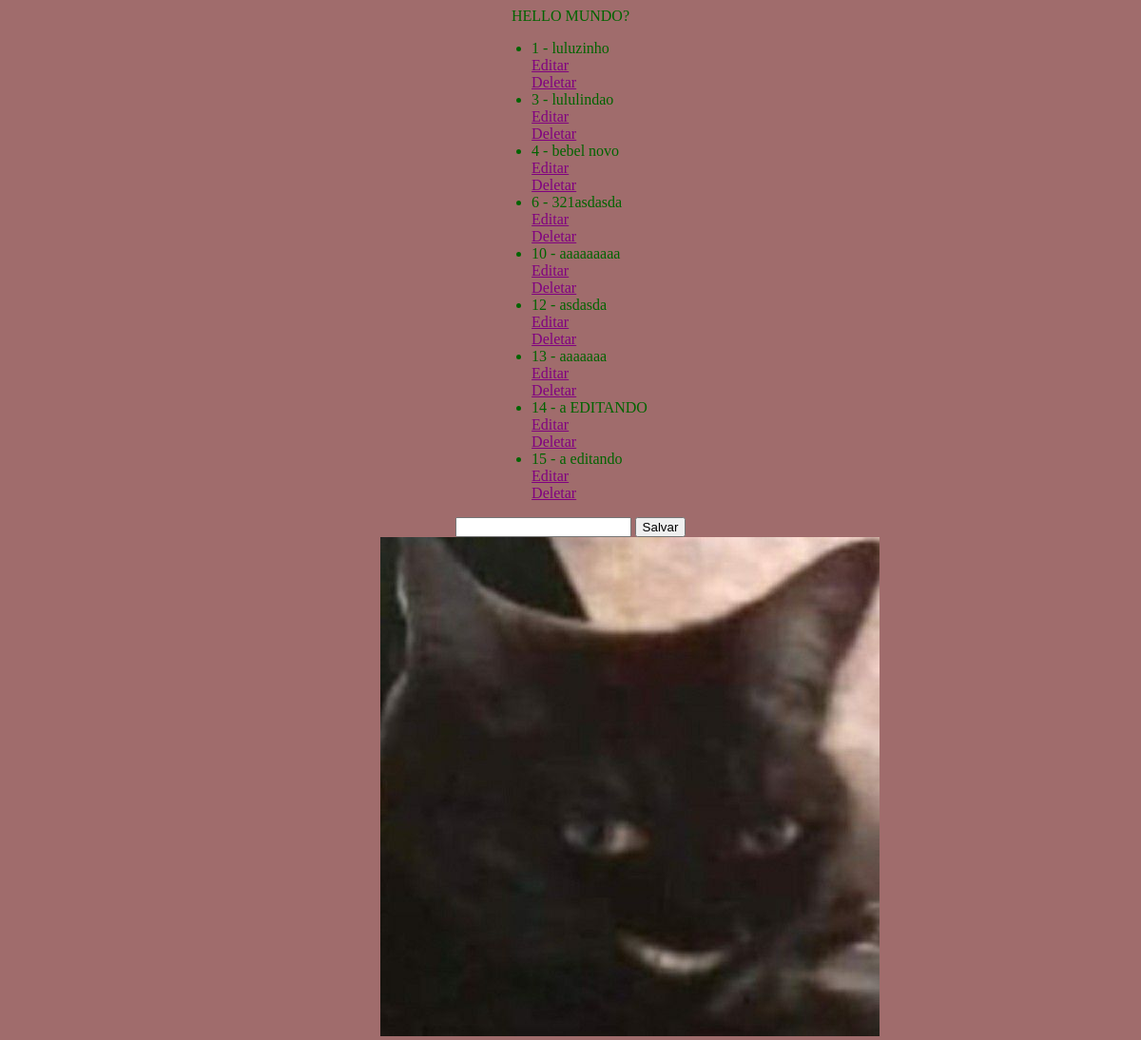
Before: /nsei/ with the older database file.
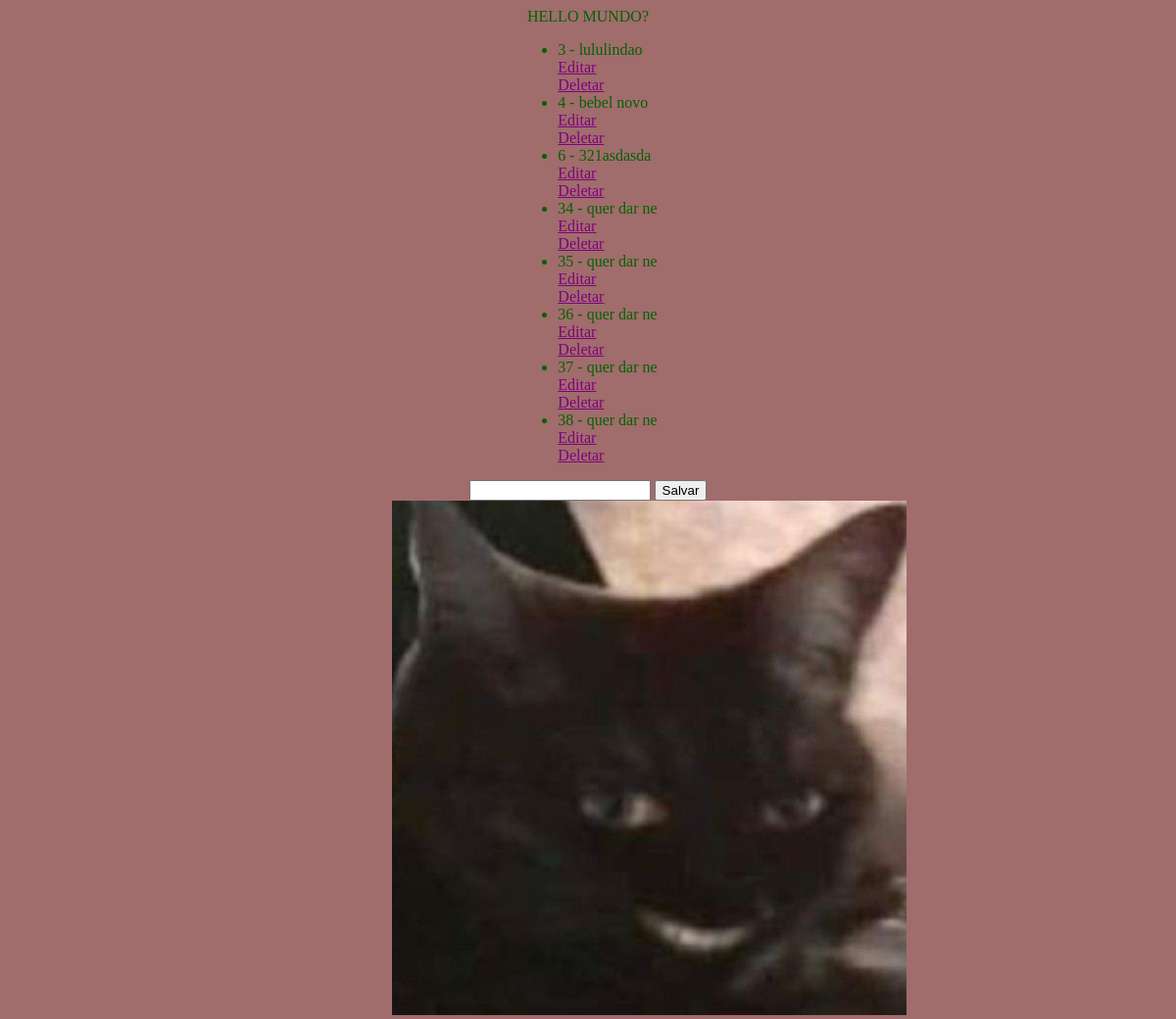
After: the same page with the newer database file.
### nsei/models.py (models this page shows, shortened)
class Pessoa(models.Model):
    nome = models.CharField(max_length=200)

### nsei/views.py (the view)
# urls.py: 2. Add a URL to urlpatterns:  path('', views.home, name='home')
def home(request):
    pessoas = Pessoa.objects.all()
    return render(request, "index.html", {"pessoas": pessoas})

### nsei/templates/index.html (shortened to what this page needs)
<!DOCTYPE html>
<html lang="en">
<head>
    <link rel="stylesheet" href="style.css">
    {% load static %}
    <link rel="stylesheet" href="{% static 'css/style.css' %}">
</head>
<body>
    HELLO MUNDO?
    <ul>
        {% for pessoa in pessoas %}
            <li> {{ pessoa.id }} - {{ pessoa.nome }}
                <a href="{% url 'editar' pessoa.id %}">Editar</a>
                <a href="{% url 'delete' pessoa.id %}">Deletar</a>
            </li>
        {% endfor %}
    </ul>
    <form action="{% url 'salvar'%}" method="POST">
        <input type="text" name="nome">
        <button type="submit">Salvar</button>
    </form>
    <div>
        <img src="images/catblack.jpg" alt="Gato preto sorrindo">
    </div>
</body>
</html>

### nsei/static/css/style.css (style rules this page uses)
body { background-color: rgb(160, 108, 108); display: flex; flex-direction: column; align-items: center; justify-content: center; overflow: scroll; color: darkgreen; }
a { color: purple; text-align: var(); display: block; }
div { background-image: url(images/catblack.jpg); height: 300px; width: 400px; }

Changed rows visible on the page:
removed Pessoa: id "1", nome "luluzinho"
removed Pessoa: id "10", nome "aaaaaaaaa"
removed Pessoa: id "12", nome "asdasda"
removed Pessoa: id "13", nome "aaaaaaa"
removed Pessoa: id "14", nome "a EDITANDO"
removed Pessoa: id "15", nome "a editando"
added Pessoa: id "34", nome "quer dar ne"
added Pessoa: id "35", nome "quer dar ne"
added Pessoa: id "36", nome "quer dar ne"
added Pessoa: id "37", nome "quer dar ne"
added Pessoa: id "38", nome "quer dar ne"
